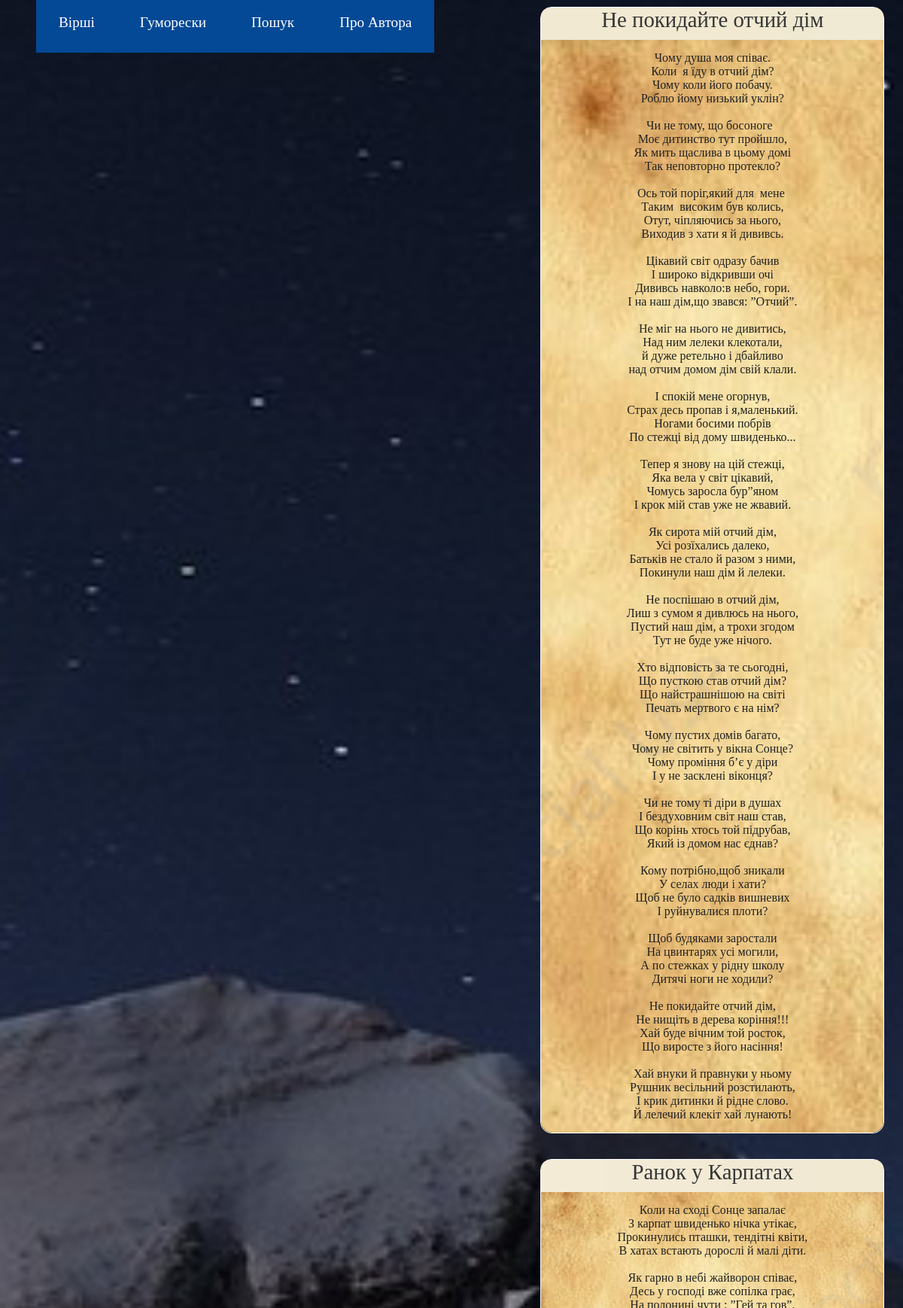
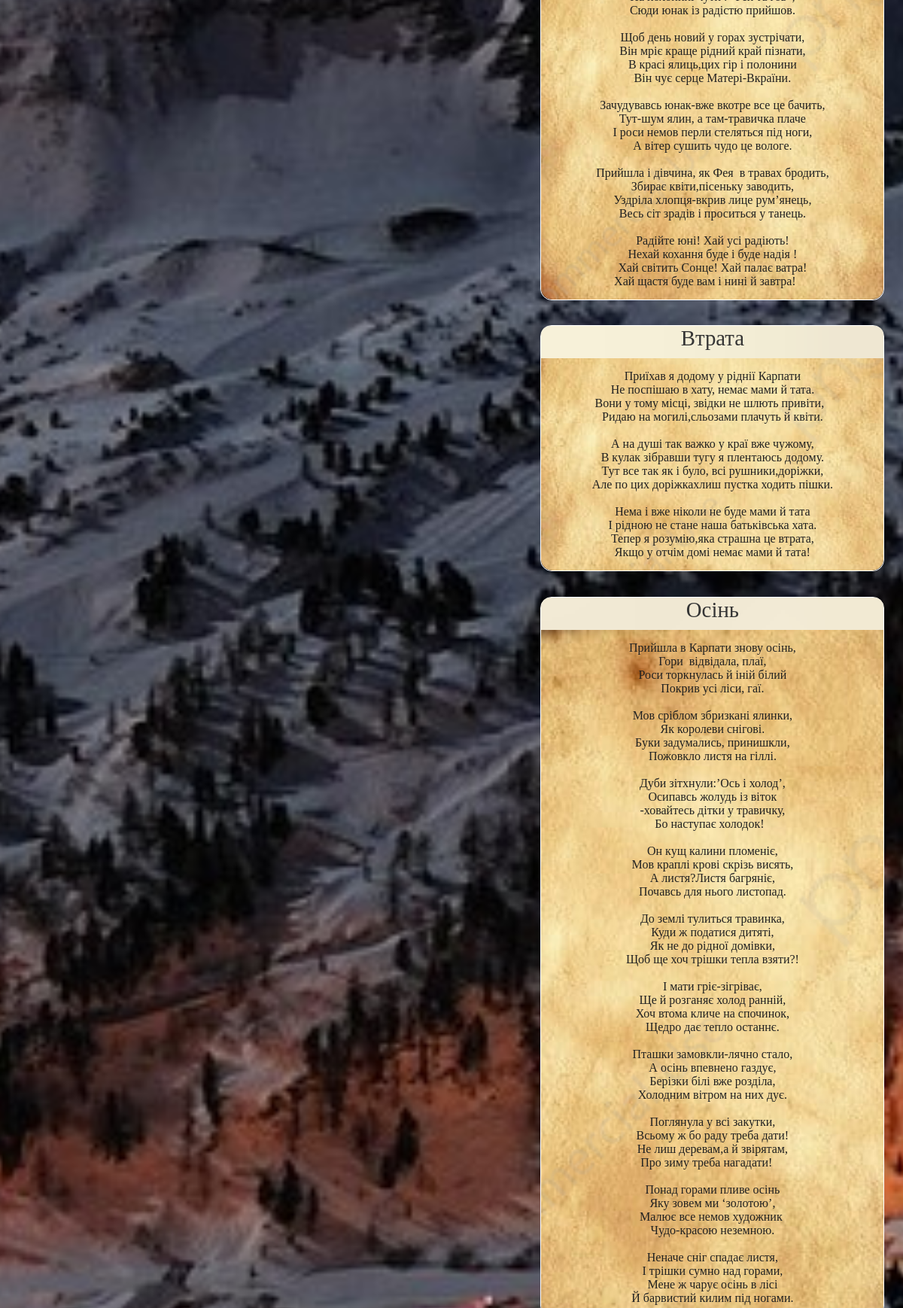
Screenshot of /poems/2 (upper part) with the database file from the repository (2 pictures, top to bottom).
### app/models.py (models this page shows)
class Poem(db.Model):
    id = db.Column(db.Integer, primary_key=True)
    title = db.Column(db.String(20), unique=True)
    text = db.Column(db.String(1028), unique=True)

### app/routes.py (the view)
@app.route('/poems/<int:page_num>')
def poems(page_num):
    poems = Poem.query.paginate(per_page=5, page=page_num, error_out=True)
    return render_template('poems.html', title='Вірші',  poems=poems)

### app/templates/poems.html (shortened to what this page needs)
{% extends "base.html" %}
{% block app_content %}
    {% for poem in poems.items %}
        {% include "_poem.html" %}
    {% endfor %}
{% endblock %}

### app/templates/base.html (shortened to what this page needs)
<html>
    <head>
        <link rel="stylesheet" href="{{ url_for('static', filename='styles.css') }}"/>
    </head>
    <body>
        <div id="navbar-container">
            <div id="navbar">
                <div class="link-div">
                    <nav>
                        <ul class="nav-links">
                            <li><a href="{{ url_for('poems', page_num=1) }}">Вірші</a></li>
                            <li><a href="{{ url_for('humoresques', hum_page_num=1) }}">Гуморески</a></li>
                            <li><a href="{{ url_for('search') }}">Пошук</a></li>
                            <li><a href="{{ url_for('about') }}">Про Автора</a></li>
                        </ul>
                    </nav>
                </div>
            </div>
        </div>
        <div id="page_container">
            {% block content %}
            <div class="container-fluid" style="margin-top: 100px;">
                {% block app_content %}{% endblock %}
            </div>
            {% endblock %}
        </div>
    </body>
</html>

### app/templates/_poem.html
{% extends "base.html" %}
{% block app_content %}
    <div id="poem-container">
        <div id="title">{{poem.title}}</div>
        <pre><div id="text">{{poem.text}}</div></pre>
    </div>
{% endblock %}

### app/static/styles.css (style rules this page uses)
#poem-container { width: 455px; border: 1px solid white; color: white; margin-left: 60%; margin-top: -5.7rem; margin-bottom: 125px; border-radius: 15px; }
#title { width: 100%; height: 40px; background: url('/static/title_bg.jpg') no-repeat center center fixed; -webkit-background-size: cover; -moz-background-size: cover; -o-background-size: cover; background-size: cover; font-family: 'Lobster Two', cursive; font-size: 1.8rem; color: #353535; text-align: center; padding-bottom: 5px; border-radius: 12px 12px 0 0; }
#text { background: url('/static/poem_bg.jpg') no-repeat center center; width: 455px; -webkit-background-size: cover; -moz-background-size: cover; -o-background-size: cover; background-size: cover; font-family: 'Lobster Two', cursive ; font-size: 1rem; color: #212121; text-align: center; margin-top: -15px; margin-bottom: -13px; padding-top: 15px; padding-bottom: 15px; border-radius:0 0 15px 15px; }
#navbar-container { position: absolute; top: 0; height: 100px; width: 50%; }
#navbar { position: fixed; display: flex; justify-content: space-between; align-items: center; font-size: 1.2rem; margin-bottom: 100px; margin-right: -500px; }
a { text-decoration: none; color: white; }
body { background: url('/static/night-mnt.jpg') no-repeat center center fixed; -webkit-background-size: cover; -moz-background-size: cover; -o-background-size: cover; background-size: cover; font-family: 'Lobster Two', cursive; }
.nav-links { display: flex; list-style: none; }
.nav-links a { padding: 30px; margin-right: 0px; background: rgb(4, 73, 150); transition: 0.3s ease-out; }

### rows the page displays
Poem: title "Не покидайте отчий дім", text "Чому душа моя співає. Коли я їду в отчий дім? Чому коли його побачу. Роблю йому низький уклін? Чи не тому, що босоноге Моє дитинство тут пройшло, Як мить щаслива в цьому домі Так неповторно протекло? Ось той поріг,який для мене Таким високим був колись, Отут, чіпляючись за нього, Виходив з хати я й дививсь. Цікавий світ одразу бачив І широко відкривши очі Дививсь навколо:в небо, гори. І на наш дім,що звався: ”Отчий”. Не міг на нього не дивитись, Над ним лелеки клекотали, й дуже ретельно і дбайливо над отчим домом дім свій клали. І спокій мене огорнув, Страх десь пропав і я,маленький. Ногами босими побрів По стежці від дому швиденько... Тепер я знову на цій стежці, Яка вела у світ цікавий,…"
Poem: title "Ранок у Карпатах", text "Коли на сході Сонце запалає З карпат швиденько нічка утікає, Прокинулись пташки, тендітні квіти, В хатах встають дорослі й малі діти. Як гарно в небі жайворон співає, Десь у господі вже сопілка грає, На полонині чути : ”Гей та гов”, Сюди юнак із радістю прийшов. Щоб день новий у горах зустрічати, Він мріє краще рідний край пізнати, В красі ялиць,цих гір і полонини Він чує серце Матері-Вкраїни. Зачудувавсь юнак-вже вкотре все це бачить, Тут-шум ялин, а там-травичка плаче І роси немов перли стеляться під ноги, А вітер сушить чудо це вологе. Прийшла і дівчина, як Фея в травах бродить, Збирає квіти,пісеньку заводить, Уздріла хлопця-вкрив лице рум’янець, Весь сіт зрадів і проситься у танець.…"
Poem: title "Втрата", text "Приїхав я додому у ріднії Карпати Не поспішаю в хату, немає мами й тата. Вони у тому місці, звідки не шлють привіти, Ридаю на могилі,сльозами плачуть й квіти. А на душі так важко у краї вже чужому, В кулак зібравши тугу я плентаюсь додому. Тут все так як і було, всі рушники,доріжки, Але по цих доріжкахлиш пустка ходить пішки. Нема і вже ніколи не буде мами й тата І рідною не стане наша батьківська хата. Тепер я розумію,яка страшна це втрата, Якщо у отчім домі немає мами й тата!"
Poem: title "Осінь", text "Прийшла в Карпати знову осінь, Гори відвідала, плаї, Роси торкнулась й іній білий Покрив усі ліси, гаї. Мов сріблом збризкані ялинки, Як королеви снігові. Буки задумались, принишкли, Пожовкло листя на гіллі. Дуби зітхнули:’Ось і холод’, Осипавсь жолудь із віток -ховайтесь дітки у травичку, Бо наступає холодок! Он кущ калини пломеніє, Мов краплі крові скрізь висять, А листя?Листя багряніє, Почавсь для нього листопад. До землі тулиться травинка, Куди ж податися дитяті, Як не до рідної домівки, Щоб ще хоч трішки тепла взяти?! І мати гріє-зігріває, Ще й розганяє холод ранній, Хоч втома кличе на спочинок, Щедро дає тепло останнє. Пташки замовкли-лячно стало, А осінь впевнено газдує, Берізки білі…"
